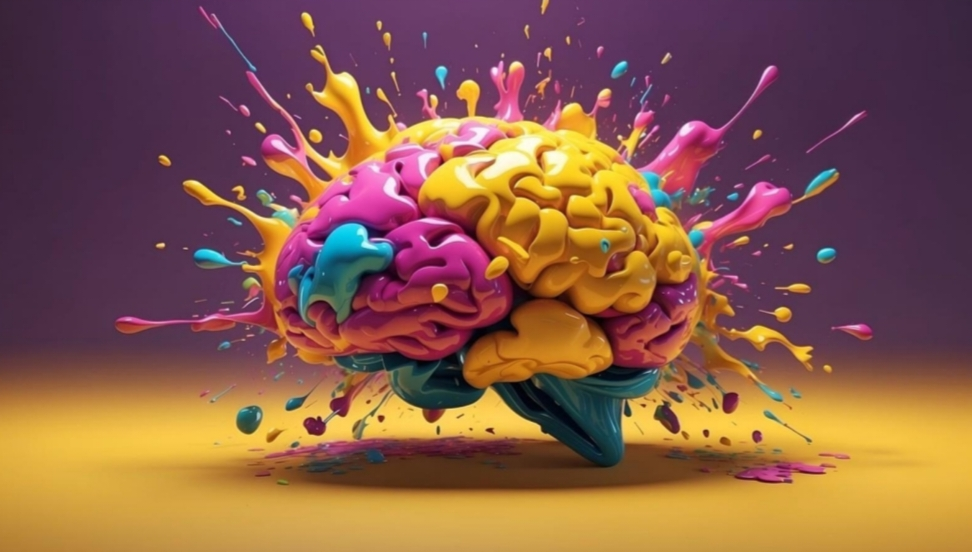
#> input picture image.jpg, 972 x 552 px
$ python P11_ContourImage.py
#> lines starting #> are read from the running program, lines starting #| are printed output that depends on the picture; after the words box and inside, x2 and y2 are one past the last pixel; in counts of white or black regions, pixels touching at a corner belong together
import cv2
import numpy as np

# Load the image
image = cv2.imread('image.jpg')
#> image is the input picture: shape (552, 972, 3); mean B, G, R 73.3, 91.1, 135.9

# Convert the image to grayscale
gray = cv2.cvtColor(image, cv2.COLOR_BGR2GRAY)
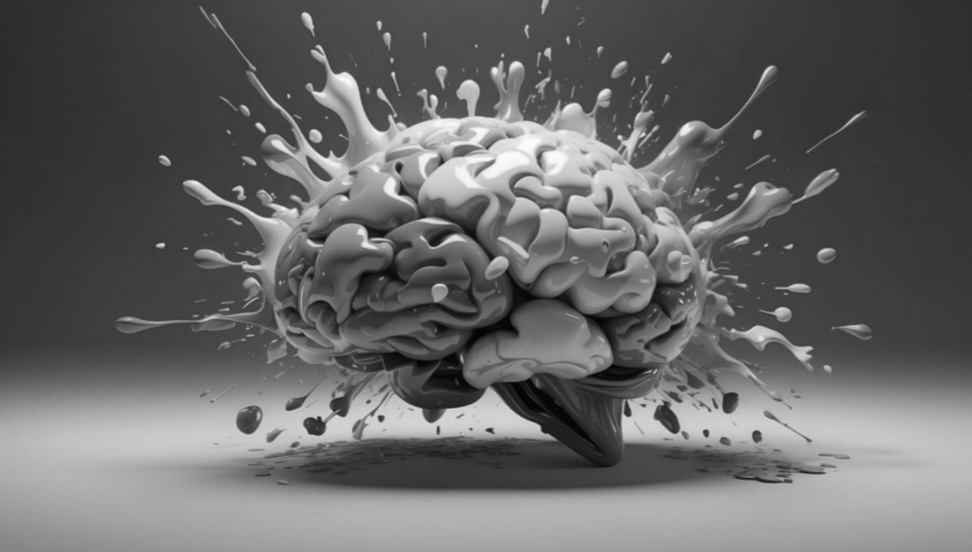
#> gray: shape (552, 972); min 2, max 252, mean 102.5

# Apply Gaussian blur to reduce noise
blurred = cv2.GaussianBlur(gray, (5, 5), 0)

# Apply Canny edge detection
edges = cv2.Canny(blurred, 50, 150)
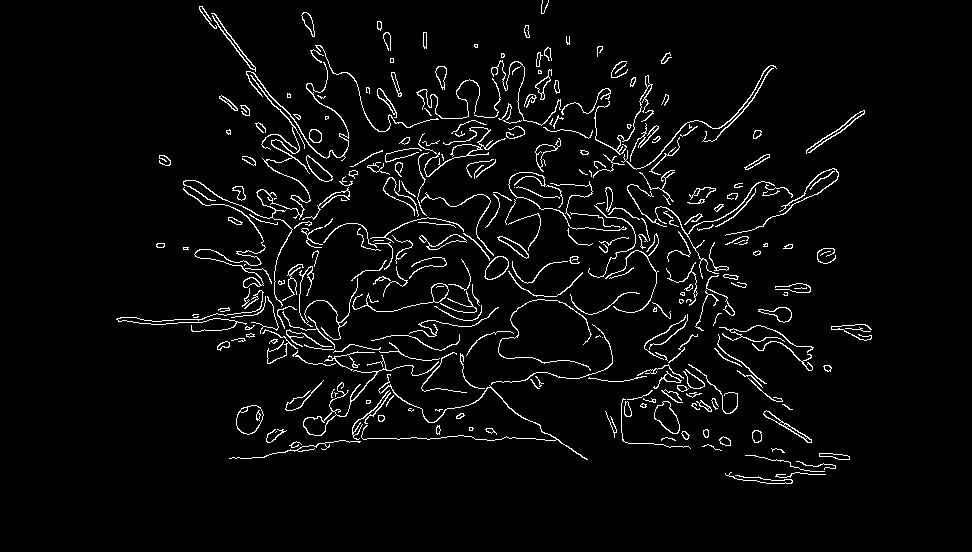
#> edges: shape (552, 972); 4% white in thin lines or dots, all inside (x1, y1, x2, y2) = (116, 0, 872, 484)

# Find contours in the binary image
contours, _ = cv2.findContours(edges, cv2.RETR_EXTERNAL, cv2.CHAIN_APPROX_SIMPLE)
#> contours = 301 contours, 189 with area under 20; largest, box (x1, y1, x2, y2) and area: (236, 405, 264, 435) 586, (654, 401, 680, 434) 493, (303, 355, 439, 436) 473, (484, 256, 509, 280) 374, (306, 155, 333, 182) 294

# Create a copy of the original image for drawing contours
contour_image = image.copy()

# Draw contours on the image
cv2.drawContours(contour_image, contours, -1, (0, 255, 0), 2)
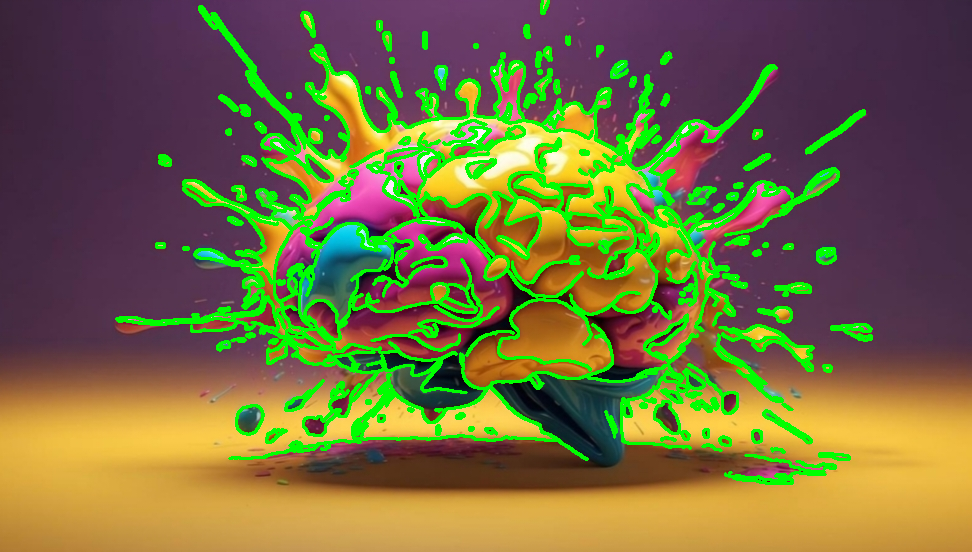
#> contour_image: shape (552, 972, 3); 12.38% of pixels changed, all inside (x1, y1, x2, y2) = (115, 0, 873, 485)

# Display the original image and the image with contours
cv2.imshow('Original Image', image)
cv2.imshow('Contours', contour_image)

# Wait for a key press and close all windows
cv2.waitKey(0)
cv2.destroyAllWindows()
